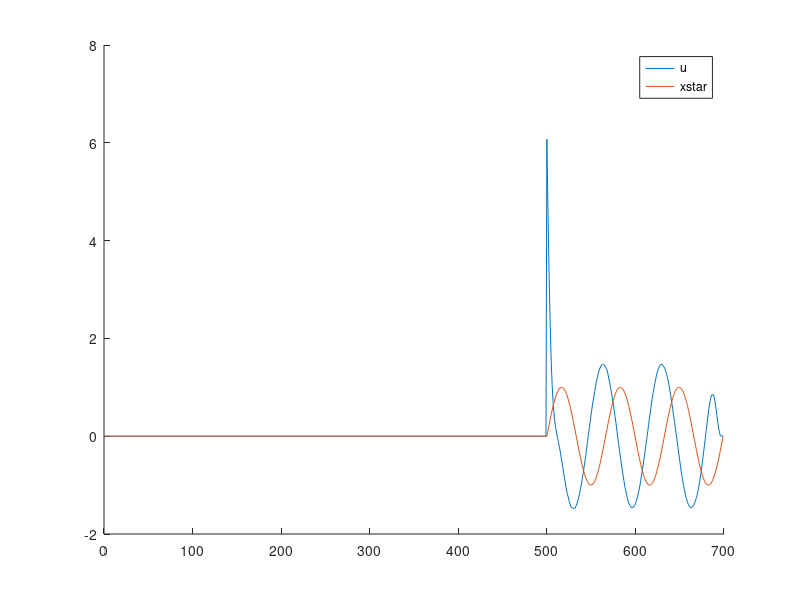
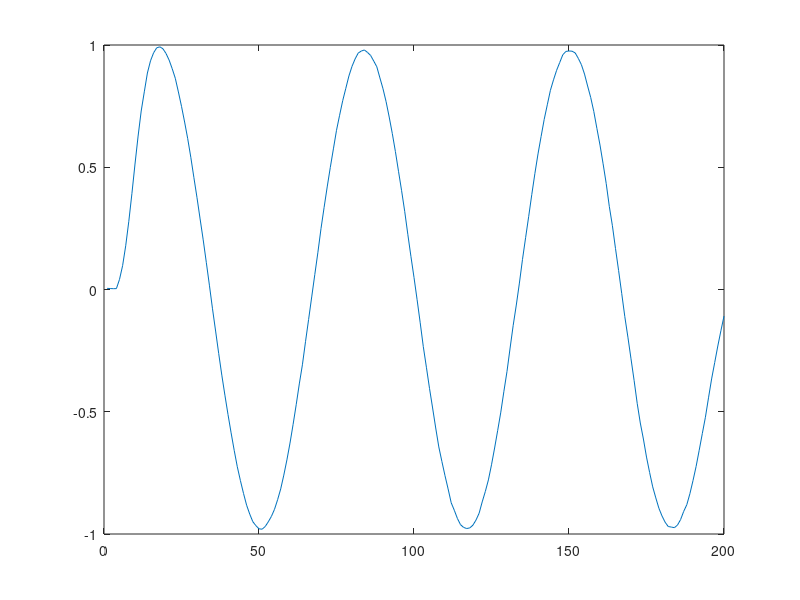

MATLAB code to generate these figures, in order:
%% MPC
clear all;close all;clc
load('H_noise_new_rate700_smooth_100.mat');
h=H;
T=200; %time window of the future
[lin,col]=size(h);
N=lin; %past time
M=T+N-1; % total window of time
lambda=1e-2; %constant value to minimize variation of voltage
phi=zeros(T,M);
phi(1,:)=cat(1,h(end:-1:1),zeros(T-1,1)); %sliding window of h
phi_a=zeros(T,N-1);
phi_a(1,:)=phi(1,1:N-1); 
phi_b=zeros(T,T);
phi_b=phi(1,N:end);
xstar=sin(linspace(0,6*pi,T)');%sawtooth(linspace(0,8*pi,T)');%1; % position we want to reach 
up=zeros(N-1,1); %u past
I=eye(T); %identity matrix with size 20x20
uf=zeros(1,T); %initializing u future matrix

%building matrix phi, phi_a and phi_b
for i=2:T
    for j=2:M
        phi(i,j)=phi(i-1,j-1);
        phi_a(i,:)=phi(i,1:499);% sliding window of h for past values
        phi_b(i,:)=phi(i,500:end); %sliding window of h for future values
    end
end

uf=inv((lambda*I+phi_b'*phi_b))*phi_b'*(xstar-phi_a*up);
%for when we want to actualize up using the first element of uf because the
%fish is constantly moving
% uf=inv((lambda*I+phi_b'*phi_b))*phi_b'*(xstar-phi_a*up);
% up=cat(1,up,uf(1));
% up(1)=[];

 


u=cat(1,up,uf); %array of commands u containing past and future
%heaviside=cat(2,zeros(1,N-1),ones(1,T));% response we are trying to follow
fake_trajectory=cat(1,zeros(N-1,1),xstar);

figure(1)
hold on
plot(u);
plot(fake_trajectory);
legend('u','xstar')
hold off

figure(2)
trajectory=conv(u,h,'valid');
plot(trajectory);

    
